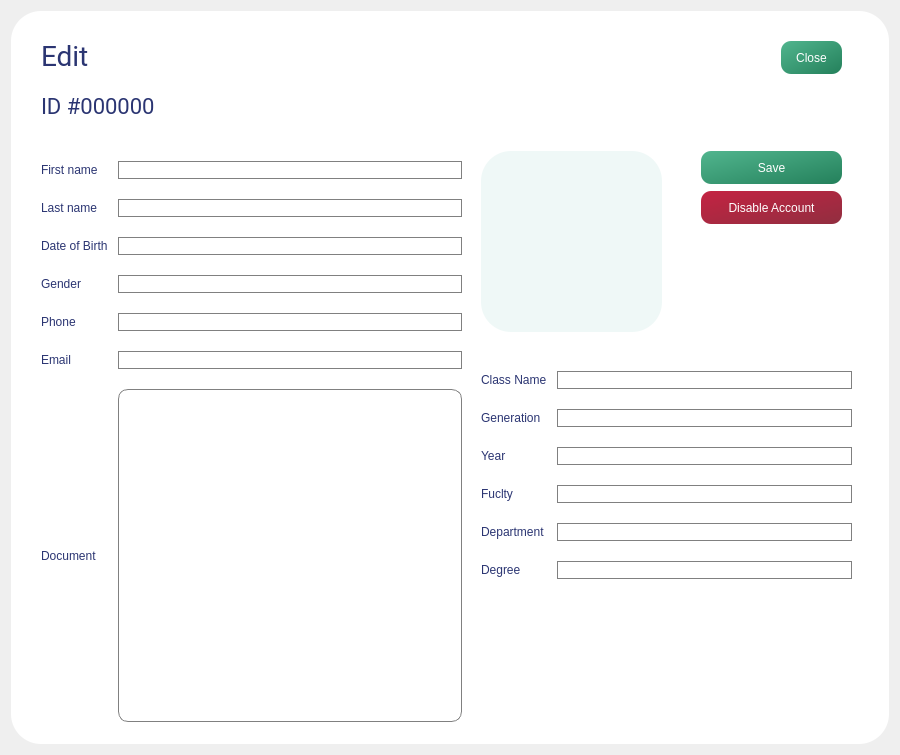
<?xml version="1.0" encoding="UTF-8"?>
<ui version="4.0">
 <class>account_edit</class>
 <widget class="QDialog" name="account_edit">
  <property name="geometry">
   <rect>
    <x>0</x>
    <y>0</y>
    <width>900</width>
    <height>755</height>
   </rect>
  </property>
  <property name="minimumSize">
   <size>
    <width>900</width>
    <height>755</height>
   </size>
  </property>
  <property name="maximumSize">
   <size>
    <width>900</width>
    <height>755</height>
   </size>
  </property>
  <property name="windowTitle">
   <string>Dialog</string>
  </property>
  <layout class="QGridLayout" name="gridLayout">
   <item row="0" column="0">
    <widget class="QFrame" name="frameDetail">
     <property name="styleSheet">
      <string notr="true">background-color: rgb(255, 255, 255);
border-radius:30px;</string>
     </property>
     <property name="frameShape">
      <enum>QFrame::StyledPanel</enum>
     </property>
     <property name="frameShadow">
      <enum>QFrame::Raised</enum>
     </property>
     <widget class="QPushButton" name="pushButton_17">
      <property name="geometry">
       <rect>
        <x>770</x>
        <y>30</y>
        <width>61</width>
        <height>33</height>
       </rect>
      </property>
      <property name="cursor">
       <cursorShape>PointingHandCursor</cursorShape>
      </property>
      <property name="styleSheet">
       <string notr="true">background-color: qlineargradient(spread:pad, x1:0, y1:0, x2:1, y2:1, stop:0 rgba(81, 181, 142, 255), stop:1 rgba(36, 128, 91, 255));
color:#fff;
font: 12pt &quot;Roboto&quot;;
border-radius:10px;</string>
      </property>
      <property name="text">
       <string>Close</string>
      </property>
     </widget>
     <widget class="QWidget" name="gridLayoutWidget_2">
      <property name="geometry">
       <rect>
        <x>30</x>
        <y>140</y>
        <width>421</width>
        <height>581</height>
       </rect>
      </property>
      <layout class="QGridLayout" name="gridLayout_6">
       <property name="topMargin">
        <number>10</number>
       </property>
       <property name="bottomMargin">
        <number>10</number>
       </property>
       <property name="horizontalSpacing">
        <number>10</number>
       </property>
       <property name="verticalSpacing">
        <number>20</number>
       </property>
       <item row="1" column="0">
        <widget class="QLabel" name="label_5">
         <property name="styleSheet">
          <string notr="true">color: rgb(43, 53, 114);
font: 8pt &quot;Roboto&quot;;</string>
         </property>
         <property name="text">
          <string>Last name</string>
         </property>
        </widget>
       </item>
       <item row="5" column="0">
        <widget class="QLabel" name="label_6">
         <property name="styleSheet">
          <string notr="true">color: rgb(43, 53, 114);
font: 8pt &quot;Roboto&quot;;</string>
         </property>
         <property name="text">
          <string>Email</string>
         </property>
        </widget>
       </item>
       <item row="0" column="0">
        <widget class="QLabel" name="label_7">
         <property name="styleSheet">
          <string notr="true">color: rgb(43, 53, 114);
font: 8pt &quot;Roboto&quot;;</string>
         </property>
         <property name="text">
          <string>First name</string>
         </property>
        </widget>
       </item>
       <item row="4" column="0">
        <widget class="QLabel" name="label_8">
         <property name="styleSheet">
          <string notr="true">color: rgb(43, 53, 114);
font: 8pt &quot;Roboto&quot;;</string>
         </property>
         <property name="text">
          <string>Phone</string>
         </property>
        </widget>
       </item>
       <item row="2" column="0">
        <widget class="QLabel" name="label_9">
         <property name="styleSheet">
          <string notr="true">color: rgb(43, 53, 114);
font: 8pt &quot;Roboto&quot;;</string>
         </property>
         <property name="text">
          <string>Date of Birth</string>
         </property>
        </widget>
       </item>
       <item row="3" column="0">
        <widget class="QLabel" name="label_10">
         <property name="styleSheet">
          <string notr="true">color: rgb(43, 53, 114);
font: 8pt &quot;Roboto&quot;;</string>
         </property>
         <property name="text">
          <string>Gender</string>
         </property>
        </widget>
       </item>
       <item row="6" column="0">
        <widget class="QLabel" name="label_11">
         <property name="styleSheet">
          <string notr="true">color: rgb(43, 53, 114);
font: 8pt &quot;Roboto&quot;;</string>
         </property>
         <property name="text">
          <string>Document</string>
         </property>
        </widget>
       </item>
       <item row="6" column="1">
        <widget class="QPlainTextEdit" name="plainTextEdit">
         <property name="styleSheet">
          <string notr="true">border-radius:10px;
font: 14pt &quot;Roboto&quot;;
color: rgb(43, 53, 114);
 border: 1px solid gray;</string>
         </property>
        </widget>
       </item>
       <item row="0" column="1">
        <widget class="QLineEdit" name="lineEdit_2">
         <property name="styleSheet">
          <string notr="true">border-radius:10px;
font: 14pt &quot;Roboto&quot;;
color: rgb(43, 53, 114);
 border: 1px solid gray;</string>
         </property>
        </widget>
       </item>
       <item row="1" column="1">
        <widget class="QLineEdit" name="lineEdit_3">
         <property name="styleSheet">
          <string notr="true">border-radius:10px;
font: 14pt &quot;Roboto&quot;;
color: rgb(43, 53, 114);
 border: 1px solid gray;</string>
         </property>
        </widget>
       </item>
       <item row="2" column="1">
        <widget class="QLineEdit" name="lineEdit_5">
         <property name="styleSheet">
          <string notr="true">border-radius:10px;
font: 14pt &quot;Roboto&quot;;
color: rgb(43, 53, 114);
 border: 1px solid gray;</string>
         </property>
        </widget>
       </item>
       <item row="3" column="1">
        <widget class="QLineEdit" name="lineEdit_6">
         <property name="styleSheet">
          <string notr="true">border-radius:10px;
font: 14pt &quot;Roboto&quot;;
color: rgb(43, 53, 114);
 border: 1px solid gray;</string>
         </property>
        </widget>
       </item>
       <item row="4" column="1">
        <widget class="QLineEdit" name="lineEdit_7">
         <property name="styleSheet">
          <string notr="true">border-radius:10px;
font: 14pt &quot;Roboto&quot;;
color: rgb(43, 53, 114);
 border: 1px solid gray;</string>
         </property>
        </widget>
       </item>
       <item row="5" column="1">
        <widget class="QLineEdit" name="lineEdit_4">
         <property name="styleSheet">
          <string notr="true">border-radius:10px;
font: 14pt &quot;Roboto&quot;;
color: rgb(43, 53, 114);
 border: 1px solid gray;</string>
         </property>
        </widget>
       </item>
      </layout>
     </widget>
     <widget class="QLabel" name="main_titile_18">
      <property name="geometry">
       <rect>
        <x>30</x>
        <y>30</y>
        <width>181</width>
        <height>31</height>
       </rect>
      </property>
      <property name="font">
       <font>
        <family>Roboto</family>
        <pointsize>-1</pointsize>
        <weight>50</weight>
        <italic>false</italic>
        <bold>false</bold>
       </font>
      </property>
      <property name="styleSheet">
       <string notr="true">color: rgb(43, 53, 114);
font-size: 28px;</string>
      </property>
      <property name="text">
       <string>Edit</string>
      </property>
     </widget>
     <widget class="QLabel" name="main_titile_19">
      <property name="geometry">
       <rect>
        <x>30</x>
        <y>80</y>
        <width>181</width>
        <height>31</height>
       </rect>
      </property>
      <property name="font">
       <font>
        <family>Roboto</family>
        <pointsize>-1</pointsize>
        <weight>50</weight>
        <italic>false</italic>
        <bold>false</bold>
       </font>
      </property>
      <property name="styleSheet">
       <string notr="true">color: rgb(43, 53, 114);
font-size: 22px;</string>
      </property>
      <property name="text">
       <string>ID #000000</string>
      </property>
     </widget>
     <widget class="QLabel" name="main_titile_20">
      <property name="geometry">
       <rect>
        <x>470</x>
        <y>140</y>
        <width>181</width>
        <height>181</height>
       </rect>
      </property>
      <property name="font">
       <font>
        <family>Roboto</family>
        <weight>50</weight>
        <italic>false</italic>
        <bold>false</bold>
       </font>
      </property>
      <property name="styleSheet">
       <string notr="true">image: url(:/logo/image/Group 580.svg);
background-color: rgb(239, 248, 247);</string>
      </property>
      <property name="text">
       <string/>
      </property>
     </widget>
     <widget class="QPushButton" name="pushButton_18">
      <property name="geometry">
       <rect>
        <x>690</x>
        <y>140</y>
        <width>141</width>
        <height>33</height>
       </rect>
      </property>
      <property name="cursor">
       <cursorShape>PointingHandCursor</cursorShape>
      </property>
      <property name="styleSheet">
       <string notr="true">background-color: qlineargradient(spread:pad, x1:0, y1:0, x2:1, y2:1, stop:0 rgba(81, 181, 142, 255), stop:1 rgba(36, 128, 91, 255));
color:#fff;
font: 12pt &quot;Roboto&quot;;
border-radius:10px;</string>
      </property>
      <property name="text">
       <string>Save</string>
      </property>
     </widget>
     <widget class="QPushButton" name="pushButton_19">
      <property name="geometry">
       <rect>
        <x>690</x>
        <y>180</y>
        <width>141</width>
        <height>33</height>
       </rect>
      </property>
      <property name="cursor">
       <cursorShape>PointingHandCursor</cursorShape>
      </property>
      <property name="styleSheet">
       <string notr="true">background-color: qlineargradient(spread:pad, x1:0, y1:0, x2:1, y2:1, stop:0 rgba(196, 35, 66, 255), stop:1 rgba(145, 46, 64, 255));
color:#fff;
font: 12pt &quot;Roboto&quot;;
border-radius:10px;</string>
      </property>
      <property name="text">
       <string>Disable Account</string>
      </property>
     </widget>
     <widget class="QWidget" name="gridLayoutWidget_3">
      <property name="geometry">
       <rect>
        <x>470</x>
        <y>350</y>
        <width>371</width>
        <height>371</height>
       </rect>
      </property>
      <layout class="QGridLayout" name="gridLayout_7">
       <property name="topMargin">
        <number>10</number>
       </property>
       <property name="bottomMargin">
        <number>10</number>
       </property>
       <property name="horizontalSpacing">
        <number>10</number>
       </property>
       <property name="verticalSpacing">
        <number>20</number>
       </property>
       <item row="2" column="0">
        <widget class="QLabel" name="label_12">
         <property name="styleSheet">
          <string notr="true">color: rgb(43, 53, 114);
font: 8pt &quot;Roboto&quot;;</string>
         </property>
         <property name="text">
          <string>Year</string>
         </property>
        </widget>
       </item>
       <item row="6" column="1">
        <spacer name="verticalSpacer">
         <property name="orientation">
          <enum>Qt::Vertical</enum>
         </property>
         <property name="sizeHint" stdset="0">
          <size>
           <width>20</width>
           <height>40</height>
          </size>
         </property>
        </spacer>
       </item>
       <item row="3" column="1">
        <widget class="QLineEdit" name="lineEdit_15">
         <property name="styleSheet">
          <string notr="true">border-radius:10px;
font: 14pt &quot;Roboto&quot;;
color: rgb(43, 53, 114);
 border: 1px solid gray;</string>
         </property>
        </widget>
       </item>
       <item row="1" column="1">
        <widget class="QLineEdit" name="lineEdit_13">
         <property name="styleSheet">
          <string notr="true">border-radius:10px;
font: 14pt &quot;Roboto&quot;;
color: rgb(43, 53, 114);
 border: 1px solid gray;</string>
         </property>
        </widget>
       </item>
       <item row="0" column="0">
        <widget class="QLabel" name="label_13">
         <property name="styleSheet">
          <string notr="true">color: rgb(43, 53, 114);
font: 8pt &quot;Roboto&quot;;</string>
         </property>
         <property name="text">
          <string>Class Name</string>
         </property>
        </widget>
       </item>
       <item row="1" column="0">
        <widget class="QLabel" name="label_14">
         <property name="styleSheet">
          <string notr="true">color: rgb(43, 53, 114);
font: 8pt &quot;Roboto&quot;;</string>
         </property>
         <property name="text">
          <string>Generation</string>
         </property>
        </widget>
       </item>
       <item row="0" column="1">
        <widget class="QLineEdit" name="lineEdit_12">
         <property name="styleSheet">
          <string notr="true">border-radius:10px;
font: 14pt &quot;Roboto&quot;;
color: rgb(43, 53, 114);
 border: 1px solid gray;</string>
         </property>
        </widget>
       </item>
       <item row="2" column="1">
        <widget class="QLineEdit" name="lineEdit_14">
         <property name="styleSheet">
          <string notr="true">border-radius:10px;
font: 14pt &quot;Roboto&quot;;
color: rgb(43, 53, 114);
 border: 1px solid gray;</string>
         </property>
        </widget>
       </item>
       <item row="4" column="1">
        <widget class="QLineEdit" name="lineEdit_16">
         <property name="styleSheet">
          <string notr="true">border-radius:10px;
font: 14pt &quot;Roboto&quot;;
color: rgb(43, 53, 114);
 border: 1px solid gray;</string>
         </property>
        </widget>
       </item>
       <item row="5" column="1">
        <widget class="QLineEdit" name="lineEdit_18">
         <property name="styleSheet">
          <string notr="true">border-radius:10px;
font: 14pt &quot;Roboto&quot;;
color: rgb(43, 53, 114);
 border: 1px solid gray;</string>
         </property>
        </widget>
       </item>
       <item row="3" column="0">
        <widget class="QLabel" name="label_15">
         <property name="styleSheet">
          <string notr="true">color: rgb(43, 53, 114);
font: 8pt &quot;Roboto&quot;;</string>
         </property>
         <property name="text">
          <string>Fuclty</string>
         </property>
        </widget>
       </item>
       <item row="4" column="0">
        <widget class="QLabel" name="label_16">
         <property name="styleSheet">
          <string notr="true">color: rgb(43, 53, 114);
font: 8pt &quot;Roboto&quot;;</string>
         </property>
         <property name="text">
          <string>Department</string>
         </property>
        </widget>
       </item>
       <item row="5" column="0">
        <widget class="QLabel" name="label_17">
         <property name="styleSheet">
          <string notr="true">color: rgb(43, 53, 114);
font: 8pt &quot;Roboto&quot;;</string>
         </property>
         <property name="text">
          <string>Degree</string>
         </property>
        </widget>
       </item>
      </layout>
     </widget>
    </widget>
   </item>
  </layout>
 </widget>
 <resources/>
 <connections/>
</ui>
